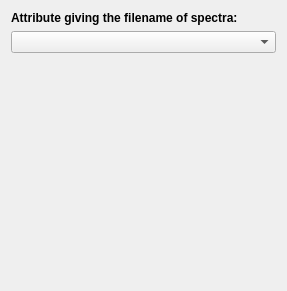
<?xml version="1.0" encoding="UTF-8"?>
<ui version="4.0">
 <class>Form</class>
 <widget class="QWidget" name="Form">
  <property name="geometry">
   <rect>
    <x>0</x>
    <y>0</y>
    <width>287</width>
    <height>291</height>
   </rect>
  </property>
  <property name="windowTitle">
   <string>Form</string>
  </property>
  <layout class="QGridLayout" name="gridLayout">
   <item row="0" column="0">
    <widget class="QLabel" name="label_2">
     <property name="font">
      <font>
       <weight>75</weight>
       <bold>true</bold>
      </font>
     </property>
     <property name="text">
      <string>Attribute giving the filename of spectra:</string>
     </property>
    </widget>
   </item>
   <item row="1" column="0">
    <widget class="QComboBox" name="combo_file_attribute"/>
   </item>
   <item row="2" column="0">
    <spacer name="verticalSpacer">
     <property name="orientation">
      <enum>Qt::Vertical</enum>
     </property>
     <property name="sizeHint" stdset="0">
      <size>
       <width>20</width>
       <height>40</height>
      </size>
     </property>
    </spacer>
   </item>
  </layout>
 </widget>
 <resources/>
 <connections/>
</ui>
